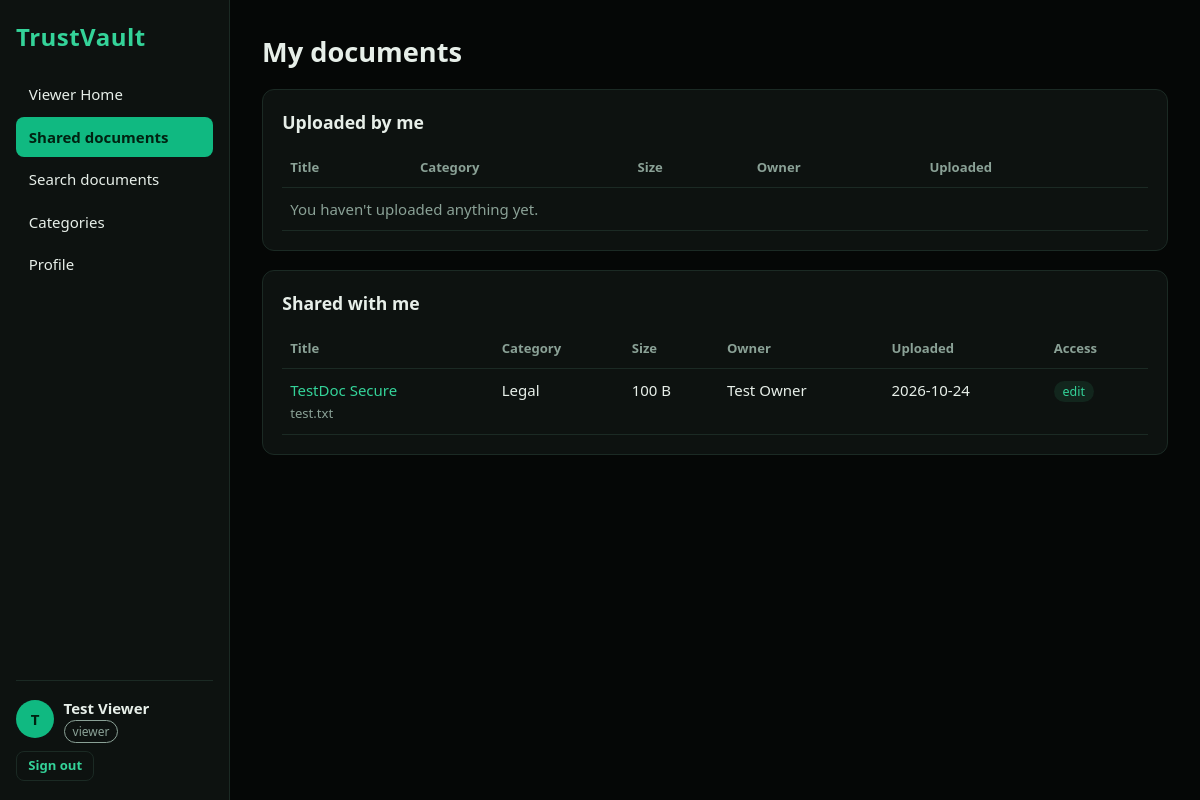
The page /documents (signed in) on the database its author committed.
### tables this page shows
CREATE TABLE users(
  id INTEGER PRIMARY KEY AUTOINCREMENT, name TEXT NOT NULL, email TEXT NOT NULL UNIQUE,
  password TEXT NOT NULL, role TEXT NOT NULL DEFAULT 'owner', avatar TEXT, created_at TEXT NOT NULL);

CREATE TABLE documents(
  id INTEGER PRIMARY KEY AUTOINCREMENT, title TEXT NOT NULL, filename TEXT NOT NULL,
  stored_name TEXT NOT NULL, category TEXT NOT NULL, size INTEGER NOT NULL DEFAULT 0,
  owner_id INTEGER NOT NULL, created_at TEXT NOT NULL, updated_at TEXT NOT NULL);

CREATE TABLE shares(
  id INTEGER PRIMARY KEY AUTOINCREMENT, doc_id INTEGER NOT NULL, user_id INTEGER NOT NULL,
  permission TEXT NOT NULL DEFAULT 'read', granted_at TEXT NOT NULL, UNIQUE(doc_id, user_id));

### TrustVault/app/__init__.py (the view)
@app.route("/documents")
@login_required
def documents():
    mine = many("SELECT d.*, u.name AS owner_name FROM documents d JOIN users u ON u.id=d.owner_id "
                "WHERE d.owner_id=? ORDER BY d.id DESC", (g.user["id"],))
    shared = many("SELECT d.*, u.name AS owner_name, s.permission FROM documents d JOIN shares s ON s.doc_id=d.id "
                  "JOIN users u ON u.id=d.owner_id WHERE s.user_id=? ORDER BY d.id DESC", (g.user["id"],))
    return render_template("documents.html", mine=mine, shared=shared)

### TrustVault/app/__init__.py (called while the page is built)
def db():
    if "db" not in g:
        g.db = sqlite3.connect(DB_PATH)
        g.db.row_factory = sqlite3.Row
    return g.db

def one(sql, args=()):
    return db().execute(sql, args).fetchone()

def many(sql, args=()):
    return db().execute(sql, args).fetchall()

def csrf():
    if "csrf" not in session:
        session["csrf"] = secrets.token_hex(16)
    return session["csrf"]

@app.context_processor
def inject():
    return dict(csrf=csrf, CATEGORIES=CATEGORIES)

@app.template_filter("filesize")
def filesize(n):
    n = float(n or 0)
    for unit in ("B", "KB", "MB"):
        if n < 1024:
            return f"{n:.0f} {unit}" if unit == "B" else f"{n:.1f} {unit}"
        n /= 1024
    return f"{n:.1f} GB"

@app.before_request
def load_user():
    g.user = None
    if session.get("uid"):
        g.user = one("SELECT * FROM users WHERE id=?", (session["uid"],))
        if not g.user:
            session.clear()
    if request.method == "POST":
        if not secrets.compare_digest(request.form.get("_csrf", ""), session.get("csrf", "")):
            abort(400, "Invalid form token. Reload the page and try again.")

def login_required(f):
    @functools.wraps(f)
    def w(*a, **k):
        if not g.user:
            return redirect(url_for("login"))
        return f(*a, **k)
    return w

### TrustVault/app/templates/documents.html (shortened to what this page needs)
{% extends "base.html" %}
{% block content %}
<div class="head"><h1>My documents</h1>{% if g.user.role != 'viewer' %}<a class="btn" href="{{ url_for('upload') }}">Upload document</a>{% endif %}</div>
<div class="card"><h2>Uploaded by me</h2>
{% with rows=mine, perm=false, empty="You haven't uploaded anything yet." %}{% include "_table.html" %}{% endwith %}</div>
<div class="card"><h2>Shared with me</h2>
{% with rows=shared, perm=true, empty="Nothing has been shared with you." %}{% include "_table.html" %}{% endwith %}</div>
{% endblock %}

### TrustVault/app/templates/base.html (shortened to what this page needs)
<!doctype html>
<html lang="en">
<head>
<link rel="stylesheet" href="{{ url_for('static', filename='style.css') }}">
</head>
<body>
{% if g.user %}
{% set ep = request.endpoint %}
<aside class="side">
  <div class="brand big">TrustVault</div>
  <nav>
    {% if g.user.role == 'admin' %}
    <a href="{{ url_for('admin_home') }}" class="{{ 'on' if ep=='admin_home' }}">Admin Home</a>
    <a href="{{ url_for('dashboard') }}" class="{{ 'on' if ep=='dashboard' }}">Dashboard</a>
    {% elif g.user.role == 'owner' %}
    <a href="{{ url_for('owner_home') }}" class="{{ 'on' if ep=='owner_home' }}">Owner Home</a>
    {% elif g.user.role == 'viewer' %}
    <a href="{{ url_for('viewer_home') }}" class="{{ 'on' if ep=='viewer_home' }}">Viewer Home</a>
    {% endif %}
    {% if g.user.role != 'viewer' %}
    <a href="{{ url_for('documents') }}" class="{{ 'on' if ep in ('documents','doc') }}">My documents</a>
    {% else %}
    <a href="{{ url_for('documents') }}" class="{{ 'on' if ep in ('documents','doc') }}">Shared documents</a>
    {% endif %}
    <a href="{{ url_for('search') }}" class="{{ 'on' if ep=='search' }}">Search documents</a>
    <a href="{{ url_for('categories') }}" class="{{ 'on' if ep=='categories' }}">Categories</a>
    <a href="{{ url_for('profile') }}" class="{{ 'on' if ep=='profile' }}">Profile</a>
  </nav>
  <div class="me">
    {% if g.user.avatar %}<img class="av" src="{{ url_for('avatar', name=g.user.avatar) }}" alt="">{% else %}<span class="av">{{ g.user.name[:1]|upper }}</span>{% endif %}
    <div><strong>{{ g.user.name }}</strong><br><span class="role {{ g.user.role }}">{{ g.user.role }}</span></div>
    <form method="post" action="{{ url_for('logout') }}"><input type="hidden" name="_csrf" value="{{ csrf() }}"><button class="ghost sm">Sign out</button></form>
  </div>
</aside>
{% endif %}
<main class="{{ 'main' if g.user else 'auth' }}">
  {% block content %}{% endblock %}
</main>
</body>
</html>

### TrustVault/app/templates/_table.html
<div class="tablewrap"><table>
  <tr><th>Title</th><th>Category</th><th>Size</th><th>Owner</th><th>Uploaded</th>{% if perm %}<th>Access</th>{% endif %}</tr>
  {% for d in rows %}
  <tr><td><a href="{{ url_for('doc', doc_id=d.id) }}">{{ d.title }}</a><br><span class="muted sm">{{ d.filename }}</span></td>
  <td>{{ d.category }}</td><td>{{ d.size|filesize }}</td><td>{{ d.owner_name }}</td><td>{{ d.created_at[:10] }}</td>
  {% if perm %}<td><span class="tag">{{ d.permission }}</span></td>{% endif %}</tr>
  {% else %}<tr><td colspan="6" class="muted">{{ empty }}</td></tr>{% endfor %}
</table></div>

### TrustVault/app/static/style.css (style rules this page uses)
:root { --bg:#050706;--panel:#0d1210;--line:#1b2a24;--text:#e7efe9;--muted:#8aa196;--em:#10b981;--em2:#34d399;--red:#ef4444;--amber:#f59e0b }
* { box-sizing:border-box }
body { margin:0;background:var(--bg);color:var(--text);font:15px/1.5 "Segoe UI",system-ui,-apple-system,Roboto,sans-serif }
a { color:var(--em2);text-decoration:none }
h1 { font-size:1.7rem;margin:0 0 1rem }
h2 { font-size:1.1rem;margin:0 0 .8rem }
.muted { color:var(--muted) }
.sm { font-size:.82rem }
.brand { font-weight:700;color:var(--em2);letter-spacing:.02em }
.brand.big { font-size:1.5rem }
.side { position:fixed;inset:0 auto 0 0;width:230px;background:var(--panel);border-right:1px solid var(--line);padding:1.2rem 1rem;display:flex;flex-direction:column;gap:1.2rem;z-index:20;overflow-y:auto }
.side nav { display:flex;flex-direction:column;gap:.15rem;flex:1 }
.side nav a { padding:.55rem .8rem;border-radius:8px;color:var(--text) }
.side nav a.on { background:var(--em);color:#021;font-weight:600 }
.me { display:flex;flex-wrap:wrap;gap:.6rem;align-items:center;border-top:1px solid var(--line);padding-top:1rem }
.av { width:38px;height:38px;border-radius:50%;object-fit:cover;background:var(--em);color:#021;display:inline-flex;align-items:center;justify-content:center;font-weight:700 }
.role { font-size:.75rem;padding:.1rem .5rem;border-radius:99px;border:1px solid var(--em);color:var(--em2) }
.role.viewer { border-color:var(--muted);color:var(--muted) }
.main { margin-left:230px;padding:2rem;max-width:1100px }
.card { background:var(--panel);border:1px solid var(--line);border-radius:12px;padding:1.2rem;margin-bottom:1.2rem }
.head { display:flex;justify-content:space-between;align-items:center;gap:1rem;flex-wrap:wrap;margin-bottom:1rem }
.head h1 { margin:0 }
.btn,button { font:inherit;cursor:pointer;border:0;border-radius:8px;padding:.6rem 1.1rem;background:var(--em);color:#021;font-weight:600;display:inline-block }
button.ghost { background:transparent;color:var(--em2);border:1px solid var(--line) }
button.sm { padding:.25rem .7rem;font-size:.82rem }
.tablewrap { overflow-x:auto }
table { width:100%;border-collapse:collapse;min-width:520px }
th,td { text-align:left;padding:.6rem .5rem;border-bottom:1px solid var(--line);vertical-align:top }
th { color:var(--muted);font-weight:600;font-size:.82rem }
.tag { background:#12261d;color:var(--em2);padding:.1rem .55rem;border-radius:99px;font-size:.78rem }

### rows shown on the page
users: user "T", user.name "Test Viewer", user.role "viewer"
documents: title "TestDoc Secure", filename "test.txt", category "Legal", size|filesize "100 B", owner_name "Test Owner", created_at "2026-10-24", permission "edit"

### other values the page prints
{{ empty }} "You haven't uploaded anything yet."
